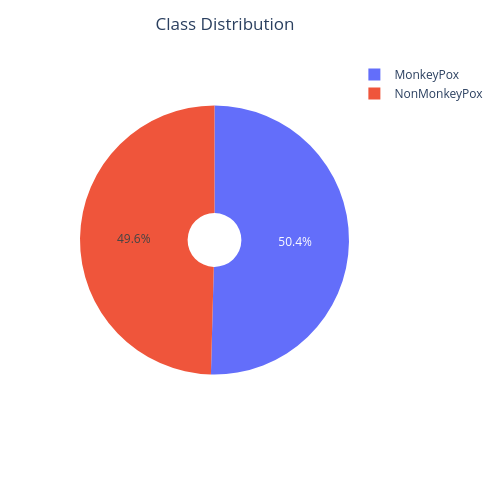

This figure's notebook cell:
### Code cell
# Required Libraries
import numpy as np
import pandas as pd
import os
import glob as gb
import matplotlib.pyplot as plt
import seaborn as sns
import cv2
import tensorflow as tf
from tensorflow import keras
from keras import layers
from keras.layers import Dense, Flatten, Dropout
from keras.models import Sequential
from keras.optimizers import Adam
from tensorflow.keras.preprocessing.image import ImageDataGenerator
import plotly.express as px

# Define image dimensions and batch size
image_height = 224
image_width = 224  # Fixed typo from 'image_weight'
batch_size = 32

# Specify the path to your dataset
tpath = 'aug'  # Update this with your local path if needed

# Load the training and validation data using image_dataset_from_directory
training_data = tf.keras.utils.image_dataset_from_directory(
    tpath,
    batch_size=batch_size,
    image_size=(image_height, image_width),
    shuffle=True,
    seed=123,
    validation_split=0.2,
    subset='training'
)

validation_data = tf.keras.utils.image_dataset_from_directory(
    tpath,
    batch_size=batch_size,
    image_size=(image_height, image_width),
    shuffle=True,
    seed=123,
    validation_split=0.2,
    subset='validation'
)

# Load the metadata information (Update the path if needed)
info_file = 'labels_aug.csv'  # Update the path
info = pd.read_csv(info_file)
info.head()

# Check the column names
print(info.columns)

# Corrected pie chart to use 'label' column (assuming it's lowercase based on your code)
fig = px.pie(
    names=info['label'].unique(),
    values=info['label'].value_counts(),
    hole=0.2,
    width=500,
    height=500
)
fig.update_layout({'title': {'text': 'Class Distribution', 'x': 0.45}})
fig.show()

# Visualize class distribution in a bar plot
class_names = []
class_count = []
train_examples = 0

for f in os.listdir(tpath):
    files = gb.glob(pathname=str(tpath + "//" + f + "/*"))
    class_names.append(f)
    class_count.append(len(files))
    train_examples += len(files)

plt.figure(figsize=(30, 5))
sns.barplot(x=class_names, y=class_count)
plt.title("Class Distribution in Training Data")
plt.show()

# Optional: If you have an existing .h5 model and just want to convert to .keras without retraining
# Uncomment and run this section if applicable
# existing_model_path = 'mobilenetV2.h5'  # Path to your pretrained .h5 file
# model = keras.models.load_model(existing_model_path)
# model.save('mobilenetV2_converted.keras')  # Save in .keras format
# print("Model converted and saved as .keras")

# Build the MobileNetV2 model with transfer learning (main training section)
MobileNet_model = Sequential()

# Load the pre-trained MobileNetV2 model without the top layers
pretrained_model = keras.applications.MobileNetV2(
    include_top=False,
    input_shape=(image_height, image_width, 3),
    pooling='avg',
    weights='imagenet'
)

# Freeze the pre-trained layers
for layer in pretrained_model.layers:
    layer.trainable = False

MobileNet_model.add(pretrained_model)
MobileNet_model.add(Flatten())
MobileNet_model.add(Dropout(0.5))
MobileNet_model.add(Dense(512, activation='relu'))
MobileNet_model.add(Dense(2, activation='softmax'))  # Assuming 2 classes

MobileNet_model.summary()

# Compile the model
MobileNet_model.compile(
    loss='sparse_categorical_crossentropy',
    optimizer=Adam(learning_rate=0.0001),
    metrics=['accuracy']
)

# Train the model
epochs = 50
history1 = MobileNet_model.fit(
    training_data,
    validation_data=validation_data,
    epochs=epochs,
    verbose=1
)

# Save the trained model in .keras format
MobileNet_model.save('mobilenetV2.keras')
print("Model trained and saved as mobilenetV2.keras")

### Figure 1 — Plotly figure (JSON) as saved in the notebook; plotly's stock layout.template omitted (floating-point values rounded to 4 significant figures)
{"data": [{"domain": {"x": [0, 1], "y": [0, 1]}, "hole": 0.2, "hovertemplate": "label=%{label}<br>value=%{value}<extra></extra>", "labels": ["MonkeyPox", "NonMonkeyPox"], "legendgroup": "", "name": "", "showlegend": true, "type": "pie", "values": [832, 818]}], "layout": {"height": 500, "legend": {"tracegroupgap": 0}, "margin": {"t": 60}, "title": {"text": "Class Distribution", "x": 0.45}, "width": 500}}
